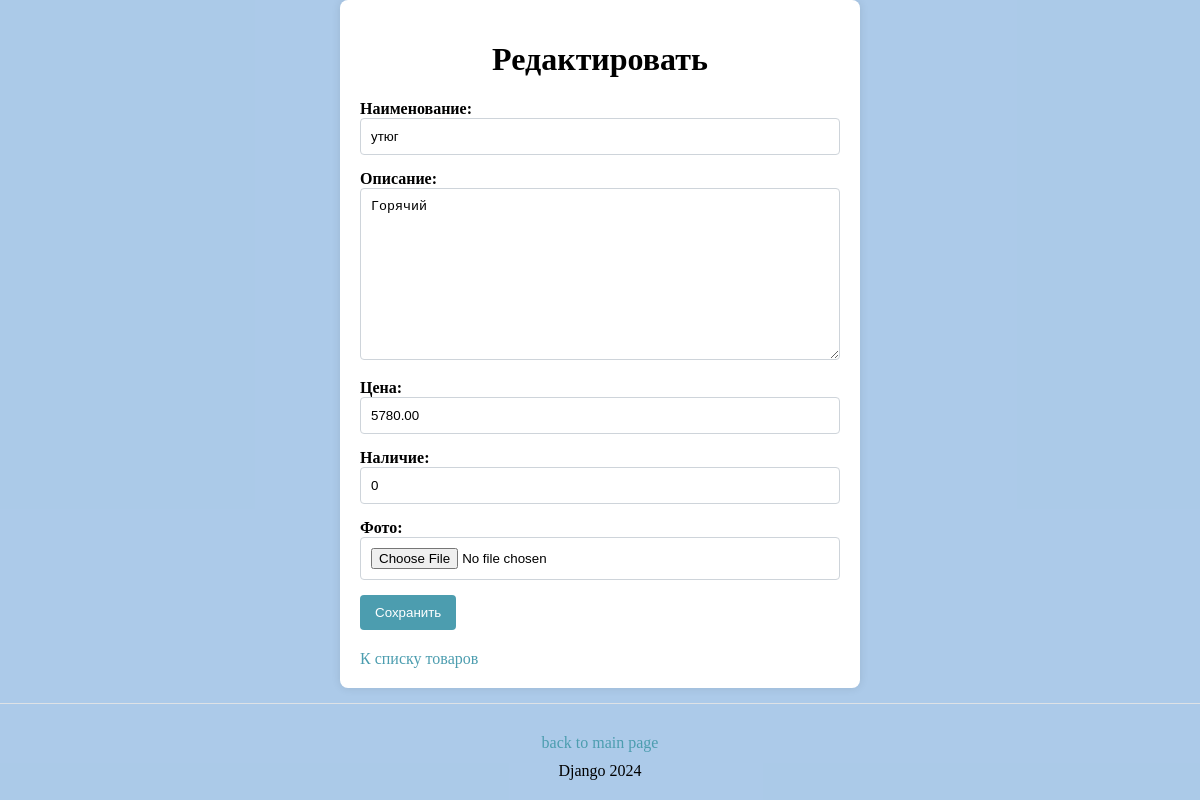
The app's page /products/3/update/, older data.
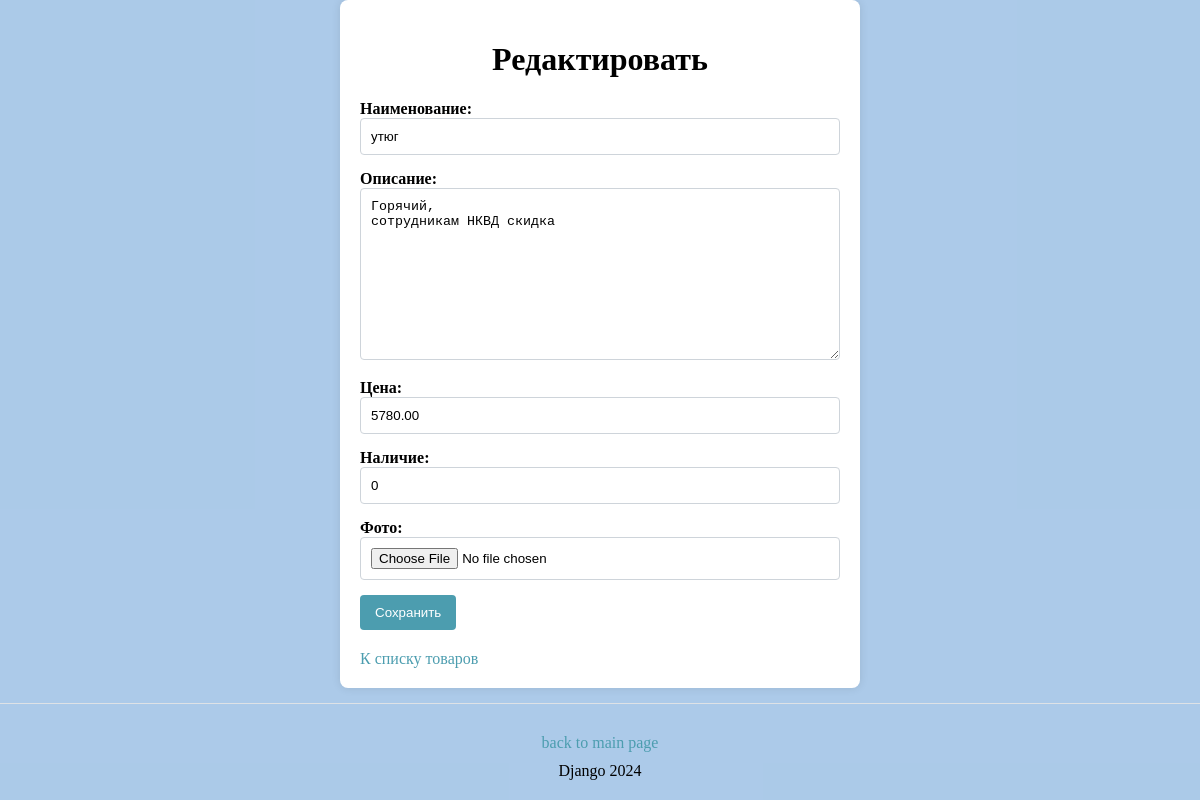
The same page, newer data.
### products/models.py (models this page shows, shortened)
class Product(models.Model):
    objects = models.Manager()
    name = models.CharField(max_length=255, unique=True)
    description = models.TextField(null=True, blank=True)
    price = models.DecimalField(max_digits=10, decimal_places=2)
    count = models.PositiveIntegerField(default=0)
    image = models.ImageField(upload_to='products/', null=True, blank=True)
    class Meta:
        permissions = [
            ("can_view_product", "Can view product"),
            ("can_add_product", "Can add product"),
            ("can_change_product", "Can change product"),
            ("can_delete_product", "Can delete product"),
        ]

### products/views.py (the view)
# urls.py: path('<int:pk>/update/', product_update, name='product_update'),
def product_update(request, pk):
    product = get_object_or_404(Product, pk=pk)
    if request.method == "POST":
        form = ProductForm(request.POST, instance=product)
        if form.is_valid():
            form.save()
            return redirect('products:product_detail', pk=product.pk)
    else:
        form = ProductForm(instance=product)
    return render(request, 'products/product_form.html', {'form': form,
                                                          'product': product})

### products/forms.py
class ProductForm(forms.ModelForm):
    class Meta:
        model = Product
        fields = ['name', 'description', 'price', 'count', 'image']

### templates/products/product_form.html (shortened to what this page needs)
{% load static %}
<!DOCTYPE html>
<html lang="en">
<head>
    <link rel="stylesheet" href="{% static 'product/product.css' %}">
    <link rel="stylesheet" href="{% static 'other/other.css' %}">
</head>
<body>
<div class="form-container">
    <h1>{% if product %}Редактировать{% else %}Создать{% endif %}</h1>
    <form method="POST" enctype="multipart/form-data">
        <div>
            <label for="id_name">Наименование:</label>
            {{ form.name }}
        </div>
        <div>
            <label for="id_description">Описание:</label>
            {{ form.description }}
        </div>
        <div>
            <label for="id_price">Цена:</label>
            {{ form.price }}
        </div>
        <div>
            <label for="id_count">Наличие:</label>
            {{ form.count }}
        </div>
        <div>
            <label for="id_image">Фото:</label>
            {{ form.image }}
        </div>
        <button class="button" type="submit">Сохранить</button>
    </form>
    <a href="{% url 'products:product_list' %}" class="back-button">К списку
        товаров</a>
</div>
<footer>
    <a href="{% url 'main' %}" class="footer-button">back to main page</a>
    <p>Django 2024</p>
</footer>
</body>
</html>

Row changes from the older to the newer data that the page shows:
changed Product "утюг": description "Горячий" → "Горячий, сотрудникам НКВД скидка"
